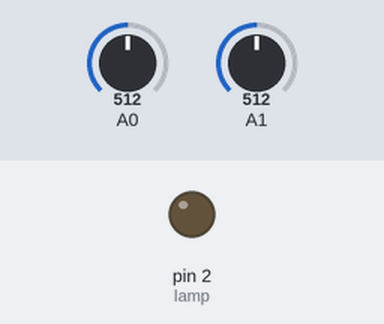
Simulated run of this sketch. Board: Arduino Uno, built with avr-gcc and run on an emulated ATmega328P. On the bench: output pins drawn as LEDs (lit = HIGH). The inputs (shaded band) are chosen by the test bench; at power-on: A0 = 512, A1 = 512.

Above: at 1.2 s.
1.3 s: A0 set to 519
At 1.7 s:
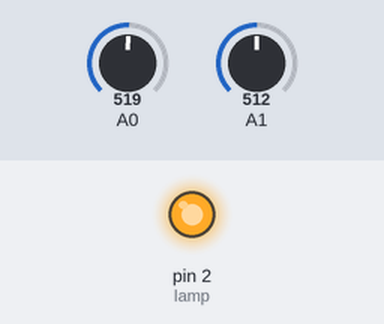
2.8 s: A0 set to 511
At 4.0 s:
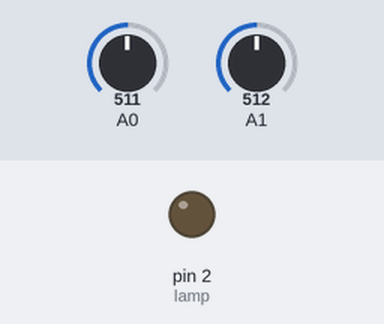
4.3 s: A0 set to 716
At 5.2 s:
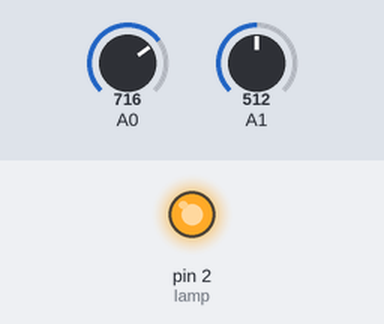
Timing chart, 0 to 7.3 s (numbered marks = the images above; inputs shaded):
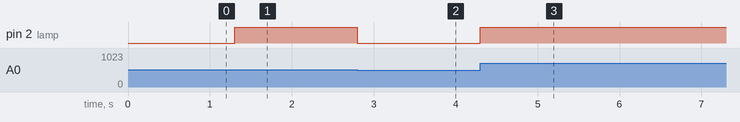

The sketch:

Lichtsensor.ino
```cpp
const int lamp = 2;           // Welke port geeft stroom voor de lamp
int toestandlamp = 0;         // Geeft aan of de lamp aan of uit is
float hystereseMarge = 0.2;   // Volt

void setup() {
 Serial.begin(9600);
 pinMode(lamp, OUTPUT);     // Zet port 2 op output modus
}

void loop() {
 // Meet de twee spanningen
 float referentieSpanning = analogRead(A0) * (5.0 / 1023.0);
 float sensorSpanning = analogRead(A1) * (5.0 / 1023.0);


if (sensorSpanning >= referentieSpanning) {                               // Controleert of de controlle spanning hoger is dat de referentiespanning
  referentieSpanning = analogRead(A0) * (5.0 / 1023.0);                   // Zet de referentie spanning naar zijn normale waarde
  toestandlamp = 0;                                                       // Zet de toestand naar 0
  digitalWrite(lamp, false);                                              // Zet de lamp uit
}
else if (referentieSpanning >= sensorSpanning) {                          // Controleert of de referentiespanning groter is dan de sensor spanning
 referentieSpanning = analogRead(A0) * (5.0 / 1023.0) + hystereseMarge;   // Telt de hystereMarge bij de referenatie spanning op, en zet dat als referentie waarde
 toestandlamp = 1;                                                        // Zet de toestand naar 1
 digitalWrite(lamp, true);                                                // Zet de lamp aan
  }

}
```

Measured:
- the behaviour switches between 512 and 513 on A0 (found by bisection; images 0 and 1)
- after the input at 1.3 s, pin 2 (lamp): LOW → HIGH at once
- after the input at 2.8 s, pin 2 (lamp): HIGH → LOW at once
- after the input at 4.3 s, pin 2 (lamp): LOW → HIGH at once
